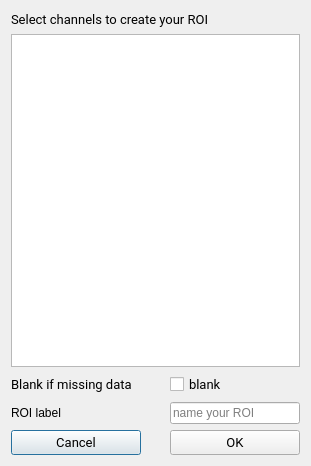
<?xml version="1.0" encoding="UTF-8"?>
<ui version="4.0">
 <class>DialogAddChan</class>
 <widget class="QDialog" name="DialogAddChan">
  <property name="geometry">
   <rect>
    <x>0</x>
    <y>0</y>
    <width>311</width>
    <height>466</height>
   </rect>
  </property>
  <property name="windowTitle">
   <string>Dialog</string>
  </property>
  <property name="styleSheet">
   <string notr="true">font: 12pt &quot;Roboto&quot;;</string>
  </property>
  <layout class="QVBoxLayout" name="verticalLayout">
   <item>
    <widget class="QLabel" name="label_2">
     <property name="font">
      <font>
       <family>Roboto</family>
       <pointsize>10</pointsize>
       <weight>50</weight>
       <italic>false</italic>
       <bold>false</bold>
      </font>
     </property>
     <property name="toolTip">
      <string>Check channels from the list below to create you Region Of Interest (ROI)</string>
     </property>
     <property name="text">
      <string>Select channels to create your ROI</string>
     </property>
    </widget>
   </item>
   <item>
    <widget class="QListView" name="listView_addChan">
     <property name="selectionMode">
      <enum>QAbstractItemView::SingleSelection</enum>
     </property>
     <property name="selectionBehavior">
      <enum>QAbstractItemView::SelectItems</enum>
     </property>
    </widget>
   </item>
   <item>
    <layout class="QGridLayout" name="gridLayout">
     <item row="0" column="0">
      <widget class="QLabel" name="label">
       <property name="minimumSize">
        <size>
         <width>130</width>
         <height>0</height>
        </size>
       </property>
       <property name="maximumSize">
        <size>
         <width>130</width>
         <height>16777215</height>
        </size>
       </property>
       <property name="font">
        <font>
         <family>Roboto</family>
         <pointsize>10</pointsize>
         <weight>50</weight>
         <italic>false</italic>
         <bold>false</bold>
        </font>
       </property>
       <property name="text">
        <string>Blank if missing data</string>
       </property>
      </widget>
     </item>
     <item row="0" column="1">
      <spacer name="horizontalSpacer">
       <property name="orientation">
        <enum>Qt::Horizontal</enum>
       </property>
       <property name="sizeHint" stdset="0">
        <size>
         <width>40</width>
         <height>20</height>
        </size>
       </property>
      </spacer>
     </item>
     <item row="0" column="2">
      <widget class="QCheckBox" name="blank_checkBox">
       <property name="font">
        <font>
         <family>Roboto</family>
         <pointsize>10</pointsize>
         <weight>50</weight>
         <italic>false</italic>
         <bold>false</bold>
        </font>
       </property>
       <property name="toolTip">
        <string>ROI values will be empty if any data is missing for the mean otherwise missing data are ignored.</string>
       </property>
       <property name="text">
        <string>blank</string>
       </property>
      </widget>
     </item>
     <item row="1" column="0">
      <widget class="QLabel" name="label_3">
       <property name="minimumSize">
        <size>
         <width>130</width>
         <height>0</height>
        </size>
       </property>
       <property name="maximumSize">
        <size>
         <width>130</width>
         <height>16777215</height>
        </size>
       </property>
       <property name="text">
        <string>ROI label</string>
       </property>
      </widget>
     </item>
     <item row="1" column="1">
      <spacer name="horizontalSpacer_2">
       <property name="orientation">
        <enum>Qt::Horizontal</enum>
       </property>
       <property name="sizeHint" stdset="0">
        <size>
         <width>40</width>
         <height>20</height>
        </size>
       </property>
      </spacer>
     </item>
     <item row="1" column="2">
      <widget class="QLineEdit" name="lineEdit_ROI">
       <property name="placeholderText">
        <string>name your ROI</string>
       </property>
      </widget>
     </item>
     <item row="2" column="0">
      <widget class="QPushButton" name="cancel">
       <property name="minimumSize">
        <size>
         <width>130</width>
         <height>0</height>
        </size>
       </property>
       <property name="maximumSize">
        <size>
         <width>130</width>
         <height>16777215</height>
        </size>
       </property>
       <property name="font">
        <font>
         <family>Roboto</family>
         <pointsize>10</pointsize>
         <weight>50</weight>
         <italic>false</italic>
         <bold>false</bold>
        </font>
       </property>
       <property name="text">
        <string>Cancel</string>
       </property>
      </widget>
     </item>
     <item row="2" column="1">
      <spacer name="horizontalSpacer_3">
       <property name="orientation">
        <enum>Qt::Horizontal</enum>
       </property>
       <property name="sizeHint" stdset="0">
        <size>
         <width>40</width>
         <height>20</height>
        </size>
       </property>
      </spacer>
     </item>
     <item row="2" column="2">
      <widget class="QPushButton" name="ok">
       <property name="minimumSize">
        <size>
         <width>130</width>
         <height>0</height>
        </size>
       </property>
       <property name="maximumSize">
        <size>
         <width>130</width>
         <height>16777215</height>
        </size>
       </property>
       <property name="font">
        <font>
         <family>Roboto</family>
         <pointsize>10</pointsize>
         <weight>50</weight>
         <italic>false</italic>
         <bold>false</bold>
        </font>
       </property>
       <property name="text">
        <string>OK</string>
       </property>
      </widget>
     </item>
    </layout>
   </item>
  </layout>
 </widget>
 <resources>
  <include location="../../../../../scinodes_poc/src/main/python/ui/themes/themes.qrc"/>
 </resources>
 <connections>
  <connection>
   <sender>cancel</sender>
   <signal>clicked()</signal>
   <receiver>DialogAddChan</receiver>
   <slot>reject()</slot>
   <hints>
    <hint type="sourcelabel">
     <x>67</x>
     <y>311</y>
    </hint>
    <hint type="destinationlabel">
     <x>88</x>
     <y>323</y>
    </hint>
   </hints>
  </connection>
  <connection>
   <sender>ok</sender>
   <signal>clicked()</signal>
   <receiver>DialogAddChan</receiver>
   <slot>accept()</slot>
   <hints>
    <hint type="sourcelabel">
     <x>154</x>
     <y>324</y>
    </hint>
    <hint type="destinationlabel">
     <x>186</x>
     <y>324</y>
    </hint>
   </hints>
  </connection>
 </connections>
</ui>
